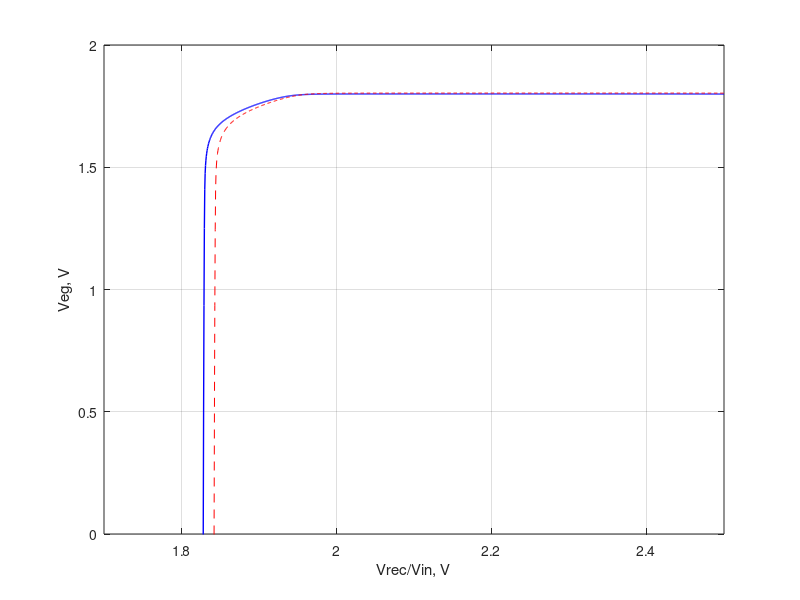

Reproduce this figure in MATLAB. (Note: this script raises an error after producing the figure.)
%% Load 
clear all;
load('ldo_dc_sch.mat');
load('ldo_dc_pex.mat');
% data includes 

%%
plotwidth = 1;

f1 = figure(1);
p1 = plot(dc_sch, vreg_dcm_sch, 'b'); hold on;
     %plot(dc_sch, vreg_dcm_sch);
     %plot(dc_pex, vreg_dcu_pex);
     plot(dc_pex, vreg_dcm_pex, 'r--');
set(p1, 'linewidth', plotwidth);
grid on;
%legend('Pre-layout','Post-layout', 'location', 'best');
xlabel('Vrec/Vin, V'); ylabel('Veg, V');
xlim([1.7, 2.5]); 
ylim([0, 2]);
% index1 = find(round(vreg_dcu_sch, 3) == 1.796, 1);
index2 = find(round(vreg_dcm_sch, 3) == 1.795, 1);
% txt1 = sprintf('Vrec Min = %.2f V', dc_sch(index1));
txt2 = sprintf('Vrec Min = %.2f V', dc_sch(index2));

% index1p = find(round(vreg_dcu_pex, 3) == 1.796, 1);
index2p = find(round(vreg_dcm_pex, 3) == 1.795, 1);
% txt1p = sprintf('Vrec Min = %.2f V', dc_pex(index1p));
txt2p = sprintf('Vrec Min = %.2f V', dc_pex(index2p));

str1 = sprintf('Pre-layout, Vin min = %.2f V, Vreg = %.3f V', dc_sch(index2), mean(vreg_dcm_sch(600:end)));
str2 = sprintf('Post-layout, Vin min = %.2f, Vreg = %.3f V', dc_pex(index2p), mean(vreg_dcm_pex(600:end)));

%plot(dc_sch(index1), vreg_dcu_sch(index1), '*');
%plot(dc_sch(index2), vreg_dcm_sch(index2), '*');
legend(str1, str2', 'location', 'best');
title('Input/output characteristics', 'FontSize', 10);



%% save image
set(f1,'Units','Inches');
pos = get(f1,'Position');
set(f1,'PaperPositionMode','Auto','PaperUnits','Inches','PaperSize',[pos(3), pos(4)]);
print(f1, 'ldo_dc_both.pdf', '-dpdf');
movefile('ldo_dc_both.pdf','../img/ldo_dc_both.pdf');